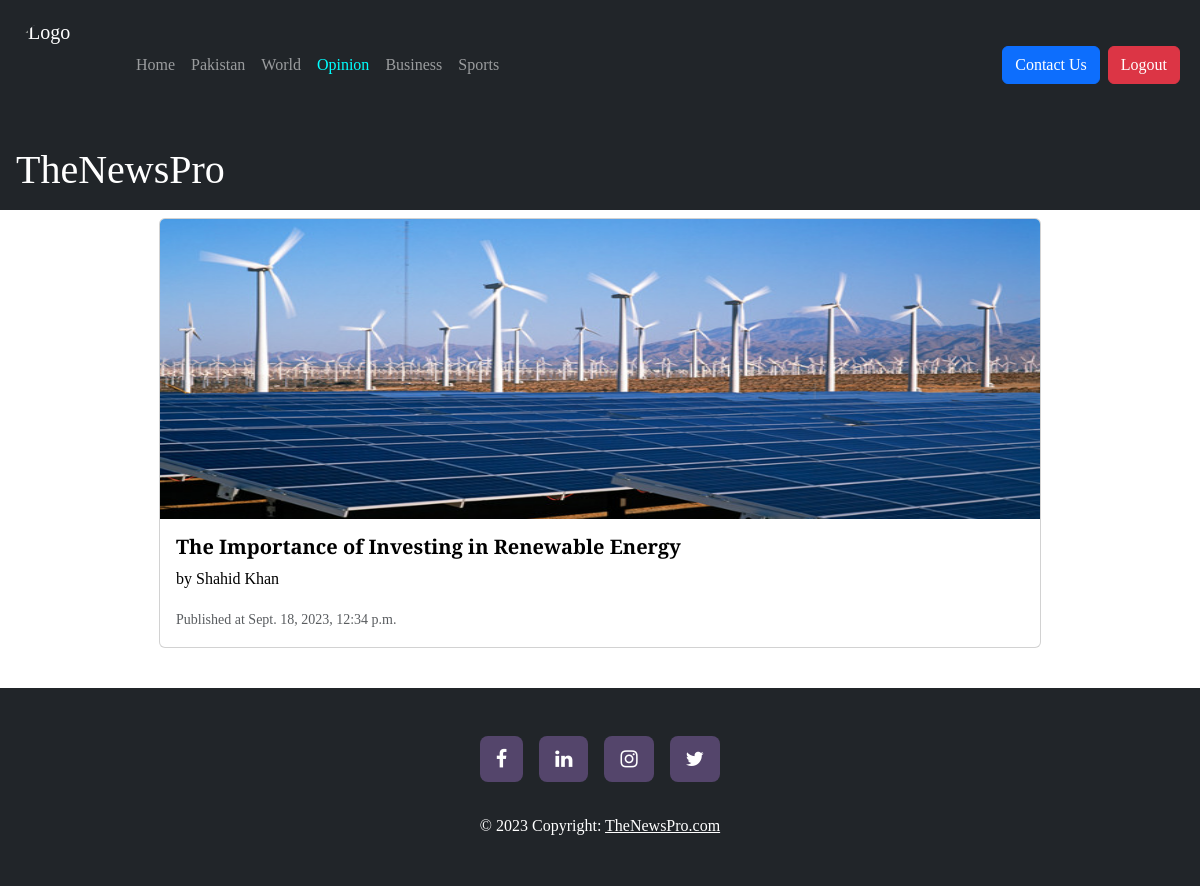
Screenshot of /opinion/ (signed in) with the database file from the repository.
### Opinion/models.py (models this page shows, shortened)
class Opinion(models.Model):
    opinion_photo = models.FileField(upload_to='Opinion/', max_length=250, null=True, default=None)
    opinion_heading = models.CharField(max_length=300)
    opinion_content = HTMLField()
    writer = models.CharField(max_length=100)
    writer_description = models.CharField(max_length=500, default=None)
    written_at = models.DateTimeField(auto_now_add=True)

### Opinion/views.py (the view)
# urls.py: path('', views.opinion_page, name='opinion'),
def opinion_page(request):
    opinion_objects = Opinion.objects.all().order_by('-id')     # Sorting the objects in reverse order so get latest on top
    contact_us(request)
    p = Paginator(opinion_objects, 8)
    page_num = request.GET.get('page')
    final_data = p.get_page(page_num)
    data = {
        'opinion_objects' : opinion_objects,
        'title' : "Opinion - TheNewsPro",
        'final_data' : final_data,
    }
    return render(request, 'Opinion/Opinion.html', data)

### ContactUs/views.py (called while the page is built)
def contact_us(request):
    if request.method == 'POST':
        contact_us_email = request.POST['contact_us_email']
        contact_us_message = request.POST['contact_us_message']
        contact = Contact(contact_us_email=contact_us_email, contact_us_message=contact_us_message)
        contact.save()      # Saving user email and the message left

### Templates/Opinion/Opinion.html (shortened to what this page needs)
{% include 'header.html' %}
<div class="container-fluid">
    {% for i in final_data %}
        <div class="card mx-auto my-2 w-75">
            <img src="/Media/{{i.opinion_photo}}" class="card-img-top" alt="..." height="300px">
            <div class="card-body">
                <a href="/opinion/{{i.id}}" style="text-decoration: none; color: black;">
                    <h5 class="card-title" style="font-weight: bold;">{{i.opinion_heading}}</h5>
                    <p class="card-text">by {{i.writer}}</p>
                    <p class="card-text"><small class="text-muted">Published at {{i.written_at}}</small></p>
                </a>
            </div>
        </div>
        {% empty %}
        <h1 class="text-center mt-4">No opinion yet</h1>
    {% endfor %}
</div>
{% include 'footer.html' %}

### Templates/header.html (style rules this page uses)
* { font-family: 'PT Serif', serif; }

### rows the page displays
Opinion: opinion_photo (picture), opinion_heading "The Importance of Investing in Renewable Energy", writer "Shahid Khan", written_at "Sept. 18, 2023, 12:34 p.m."
